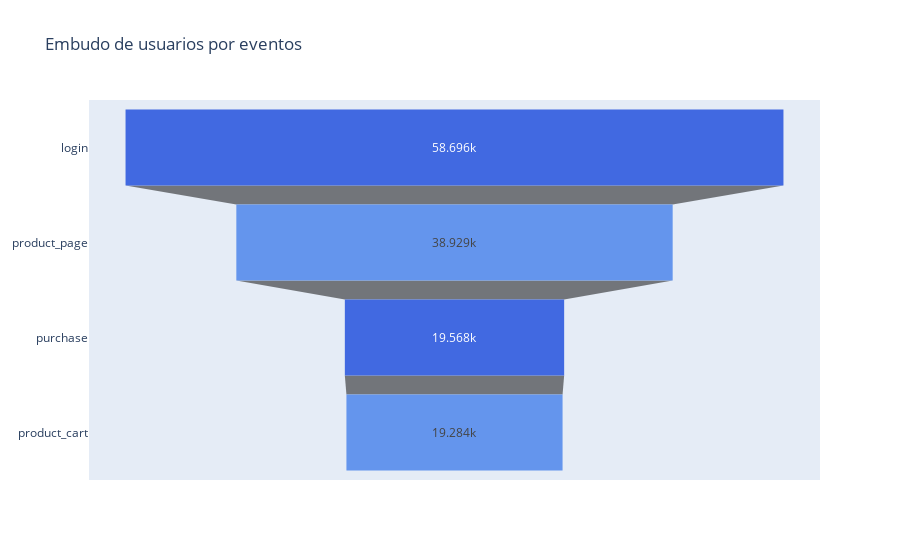

Write notebook code for a chart like this one.
### Markdown cell above
La media de ventas es de 3.40 y se aprecia en el gráfico que el día 16 de diciembre se tuvo la venta promedio más alta. También existen otras fechas con ventas por encima del promedio, así como fechas como el 9 y 26 que tienens las menores ventas promedio.

### Code cell
# Embudo de eventos
events_funnel = final_ab_events_data.groupby('event_name').agg({'user_id':'nunique'}).reset_index()
events_funnel.rename(columns={'user_id':'n_users'}, inplace=True)

events_funnel.sort_values(by='n_users', ascending= False, inplace=True)

fig = go.Figure(go.Funnel(
    y = events_funnel['event_name'],
    x = events_funnel['n_users'],
    marker=dict(color=['royalblue', 'cornflowerblue', 'royalblue', 'cornflowerblue', 'royalblue'])
))
fig.update_layout(title='Embudo de usuarios por eventos')
fig.show()

### Figure 1 — Plotly figure (JSON) as saved in the notebook; plotly's stock layout.template omitted (floating-point values rounded to 4 significant figures)
{"data": [{"marker": {"color": ["royalblue", "cornflowerblue", "royalblue", "cornflowerblue", "royalblue"]}, "type": "funnel", "x": [58696, 38929, 19568, 19284], "y": ["login", "product_page", "purchase", "product_cart"]}], "layout": {"title": {"text": "Embudo de usuarios por eventos"}}}
